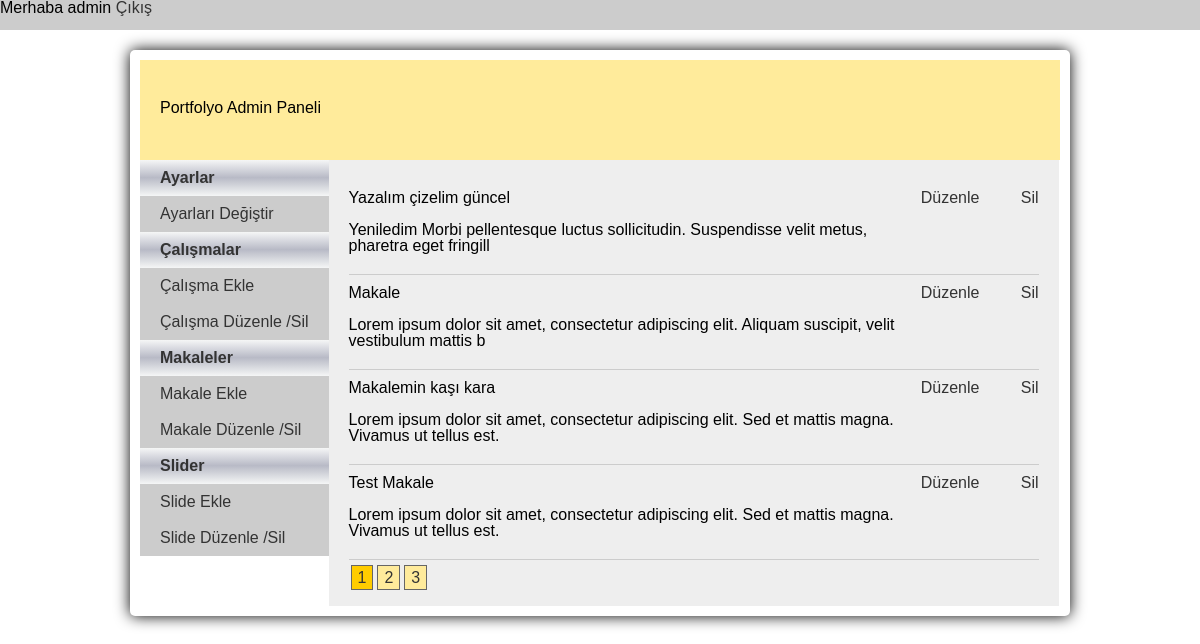
The page /admin/index.php?page=makaleduzenle (signed in) on the database its author committed.
### tables this page shows
CREATE TABLE IF NOT EXISTS `makaleler` (
  `makaleler_id` int(11) NOT NULL AUTO_INCREMENT,
  `makaleler_date` timestamp NOT NULL DEFAULT CURRENT_TIMESTAMP ON UPDATE CURRENT_TIMESTAMP,
  `makaleler_baslik` varchar(255) DEFAULT NULL,
  `makaleler_icerik` text,
  `makaleler_durum` tinyint(1) DEFAULT NULL,
  PRIMARY KEY (`makaleler_id`)
);

### admin/inc/makale_duzenle_sil.php (the view, shortened to what this page needs)
<table>
	<?php
		extract($_GET);
		$veri = 4;
		$sorgu = mysql_query("SELECT count(makaleler_id) as toplam from makaleler");
		$kayit = mysql_fetch_assoc($sorgu);
		$toplamKayit = $kayit['toplam'];
		$basla = $sayfa ? ($sayfa -1) * $veri : 0;
		$sayfaToplam = ceil($toplamKayit / $veri) ;
		$sorgu=mysql_query("SELECT * from makaleler limit $basla,$veri");
		while($makale=mysql_fetch_assoc($sorgu)){
	?>
	<tr style="border-bottom:1px solid #CCCCCC; padding-bottom: 20px; margin: 10px 0; display: block;">
		<td>
			<?=$makale['makaleler_baslik']?><br/><br/>
			<?=substr($makale['makaleler_icerik'],0,100)?>
		</td>
		<td width="100" valign="middle"><a href="index.php?page=makaleduzenleislem&makale_id=<?=$makale['makaleler_id']?>">Düzenle</a></td>
		<td valign="middle">
			<a class="sil-btn" href="javascript:void(0)" data-id="<?=$makale['makaleler_id']?>">Sil</a></td>
	</tr>
	<?php
		}
	?>
</table>
<div class="clearfix number-wrapper">
	<?php
		for($i=0; $i<$sayfaToplam; $i++){
			echo '<a class="pagenumber" href="index.php?page=makaleduzenle&sayfa='.($i+1).'">'.($i+1).'</a>';
		}
	?>
</div>

### admin/css/admin.css (style rules this page uses)
body { font-family:"Trebuchet MS",Arial, Helvetica, sans-serif !important; }
.pagenumber { padding: 3px 6px; background: #FFEB9B; margin: 2px; border:1px solid #666666; }
.number-wrapper .selected { background: #FFCC00; }

### admin/css/grid.css (style rules this page uses)
body { min-width: 960px; }
.clearfix:before, .clearfix:after { content: '\0020'; display: block; overflow: hidden; visibility: hidden; width: 0; height: 0; }
.clearfix:after { clear: both; }
.clearfix { zoom: 1; }
html, body, div, span, applet, object, iframe, h1, h2, h3, h4, h5, h6, p, blockquote, pre, a, abbr, acronym, address, big, cite, code, del, dfn, em, img, ins, kbd, q, s, samp, small, strike, strong, sub, sup, tt, var, b, u, i, center, dl, dt, dd, ol, ul, li, fieldset, form, label, legend, table, caption, tbody, tfoot, thead, tr, th, td, article, aside, canvas, details, embed, figure, figcaption, footer, header, hgroup, menu, nav, output, ruby, section, summary, time, mark, audio, video { margin: 0; padding: 0; border: 0; font-size: 100%; font: inherit; vertical-align: baseline; }
a { text-decoration:none; color:#333; }
body { line-height: 1; }
table { border-collapse: collapse; border-spacing: 0; }

### rows shown on the page
makaleler: makaleler_baslik "Yazalım çizelim güncel", makaleler_icerik "Yeniledim Morbi pellentesque luctus sollicitudin. Suspendisse velit metus, pharetra eget fringill"
makaleler: makaleler_baslik "Makale", makaleler_icerik "Lorem ipsum dolor sit amet, consectetur adipiscing elit. Aliquam suscipit, velit vestibulum mattis b"
makaleler: makaleler_baslik "Makalemin kaşı kara", makaleler_icerik "Lorem ipsum dolor sit amet, consectetur adipiscing elit. Sed et mattis magna. Vivamus ut tellus est."
makaleler: makaleler_baslik "Test Makale", makaleler_icerik "Lorem ipsum dolor sit amet, consectetur adipiscing elit. Sed et mattis magna. Vivamus ut tellus est."

### other values the page prints
$_SESSION['yetkili'] "admin"
